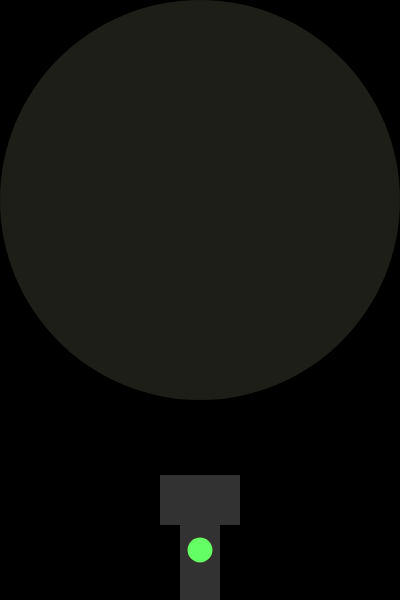
Frame 1 (no input)
Frame 60 (no input): identical to frame 1, image omitted
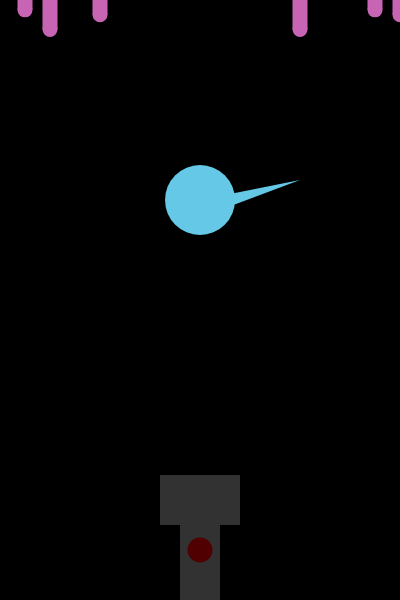
Frame 120 (the mouse pressed at the canvas centre since frame 60)

The p5.js sketch that drew these frames (run headless with seeded random() and noise() and a simulated clock; from frame 60 on, the mouse is pressed at the canvas centre):

// p5.js sketch
// ── sketch.js
let y = 0
let s = 0
function setup() {
  createCanvas(400, 600);
  
}

function draw() {
  background(0);
  noStroke()
  fill(50);
  rectMode(CENTER);
  rect(200,550,40,100);
  rect(200,500,80,50);
  fill(80,0,0);
  circle(200,550,25);
  //flashlight
  fill(100,255,100);
  circle(200,550,25);
  fill(255,255,204,30);
  circle(200,200,400);
  if (mouseIsPressed) {
    background(0);
    fill(50);
  rectMode(CENTER);
  rect(200,550,40,100);
  rect(200,500,80,50);
  fill(80,0,0);
  circle(200,550,25);
  //blood
   function blood(x,y){
    noStroke();
    fill(200,100,180);
    circle(x,y/2,15);
    rect(x,0,15,y);
  }
  blood(50,y);
  blood(300,y);
  blood(100,y/2);
  blood(400,y/2);
  blood(375,y/3);
  blood(25,y/3);
  y+=1;
  if (y > 1200){
      y = 0;
      background(0);
  }
  fill(100,200,230);
    circle(200,200,70);
    triangle(200,200,300,180,220,210);
  }}
  
  
